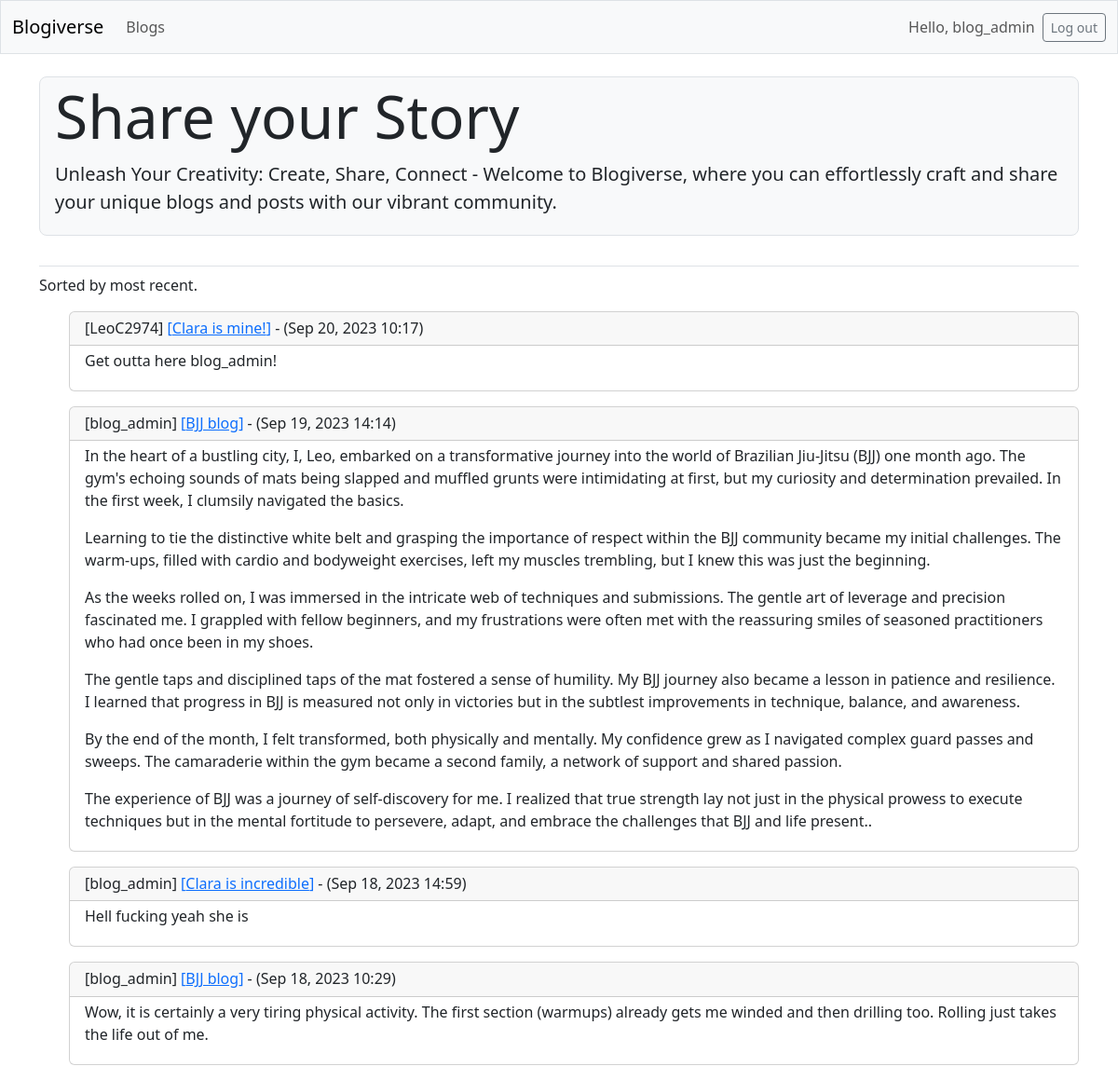
The app's page / (signed in) with its own data.
### blogs/models.py (models this page shows, shortened)
class Post(models.Model):
    blog = models.ForeignKey(Blog, on_delete=models.CASCADE)
    text = models.TextField()
    date_added = models.DateTimeField(auto_now_add=True)
    class Meta:
        verbose_name_plural = 'posts'

class Blog(models.Model):
    title = models.CharField(max_length=200)
    date_added = models.DateTimeField(auto_now_add=True)
    owner = models.ForeignKey(User, on_delete=models.CASCADE)

### blogs/views.py (the view)
# urls.py: path('', views.index, name='index'),
def index(request):
    posts = Post.objects.order_by('-date_added')
    for post in posts:
        blog = post.blog
    context = {'posts':posts, 'blog':blog}
    return render(request, 'blogs/index.html', context)

### blogs/templates/blogs/index.html (shortened to what this page needs)
{% extends 'blogs/base.html' %}
{% block page_header %}
  <div class="p-1 mb-4 bg-light border rounded-3">
    <div class="container-fluid py-0">
      <h1 class="display-3">Share your Story</h1>
      <p class="lead">Unleash Your Creativity: Create, Share, Connect - Welcome
        to Blogiverse, where you can effortlessly craft and share your unique
        blogs and posts with our vibrant community.</p>
    </div>
  </div>
{% endblock page_header %}
{% block content %}
  <p>Sorted by most recent.</p>
    <ul>
      {% for post in posts %}
        <div class="card mb-3">
          <h6 class="card-header">
              [{{ post.blog.owner }}]
              <a href="{% url 'blogs:blog' post.blog.id %}">
                [{{ post.blog.title }}]</a>
               - ({{ post.date_added|date:'M d, Y H:i'}})
            </h6>
            <div class="card-body py-1">{{ post.text|linebreaks }}</div>
        </div>
      {% empty %}
        <p>There are 0 posts.</p>
      {% endfor %}
{% endblock content %}

### blogs/templates/blogs/base.html (shortened to what this page needs)
<!DOCTYPE html>
<html lang="en">
<head>
  {% load django_bootstrap5 %}
  {% bootstrap_css %}
</head>
<body>
  <nav class="navbar navbar-expand-md navbar-light bg-light mb-4 border">
    <div class="container-fluid">
      <a class="navbar-brand" href="{% url 'blogs:index' %}">Blogiverse</a>
      <div class="collapse navbar-collapse" id="navbarCollapse">
        <ul class="navbar-nav me-auto mb-2 mb-md-0">
          <li class="nav-item">
            <a class="nav-link" href="{% url 'blogs:blogs' %}">Blogs</a>
          </li>
        </ul>
        <ul class="navbar-nav ms-auto mb-2 mb-md-0">
          {% if user.is_authenticated %}
            <li class="nav-item">
              <span class="navbar-text me-2">Hello, {{ user.username }}</span>
            </li>
          {% endif %}
        </ul>
        {% if user.is_authenticated %}
          <form action="{% url 'accounts:logout' %}" method="post">
            <button name="submit" class="btn btn-outline-secondary btn-sm">
              Log out</button>
        {% endif %}
          </form>
      </div>
    </div>
  </nav>
<main class="container">
  <div class="pb-2 mb-2 border-bottom">
    {% block page_header %}{% endblock page_header %}
  </div>
  <div>
    {% block content %}{% endblock content %}
  </div>
</main>
</body>
</html>

### records on screen
Post: blog.owner "LeoC2974", blog "Clara is mine!", date_added "Sep 20, 2023 10:17", text "Get outta here blog_admin!"
Post: blog.owner "blog_admin", blog "BJJ blog", date_added "Sep 19, 2023 14:14", text "In the heart of a bustling city, I, Leo, embarked on a transformative journey into the world of Brazilian Jiu-Jitsu (BJJ) one month ago. The gym's echoing sounds of mats being slapped and muffled grunts were intimidating at first, but my curiosity and determination prevailed. In the first week, I clumsily navigated the basics. Learning to tie the distinctive white belt and grasping the importance of respect within the BJJ community became my initial challenges. The warm-ups, filled with cardio and bodyweight exercises, left my muscles trembling, but I knew this was just the beginning. As the weeks rolled on, I was immersed in the intricate web of techniques and submissions. The gentle art…"
Post: blog.owner "blog_admin", blog "Clara is incredible", date_added "Sep 18, 2023 14:59", text "Hell fucking yeah she is"
Post: blog.owner "blog_admin", blog "BJJ blog", date_added "Sep 18, 2023 10:29", text "Wow, it is certainly a very tiring physical activity. The first section (warmups) already gets me winded and then drilling too. Rolling just takes the life out of me."

### other values on screen
{{ user.username }} "blog_admin"
